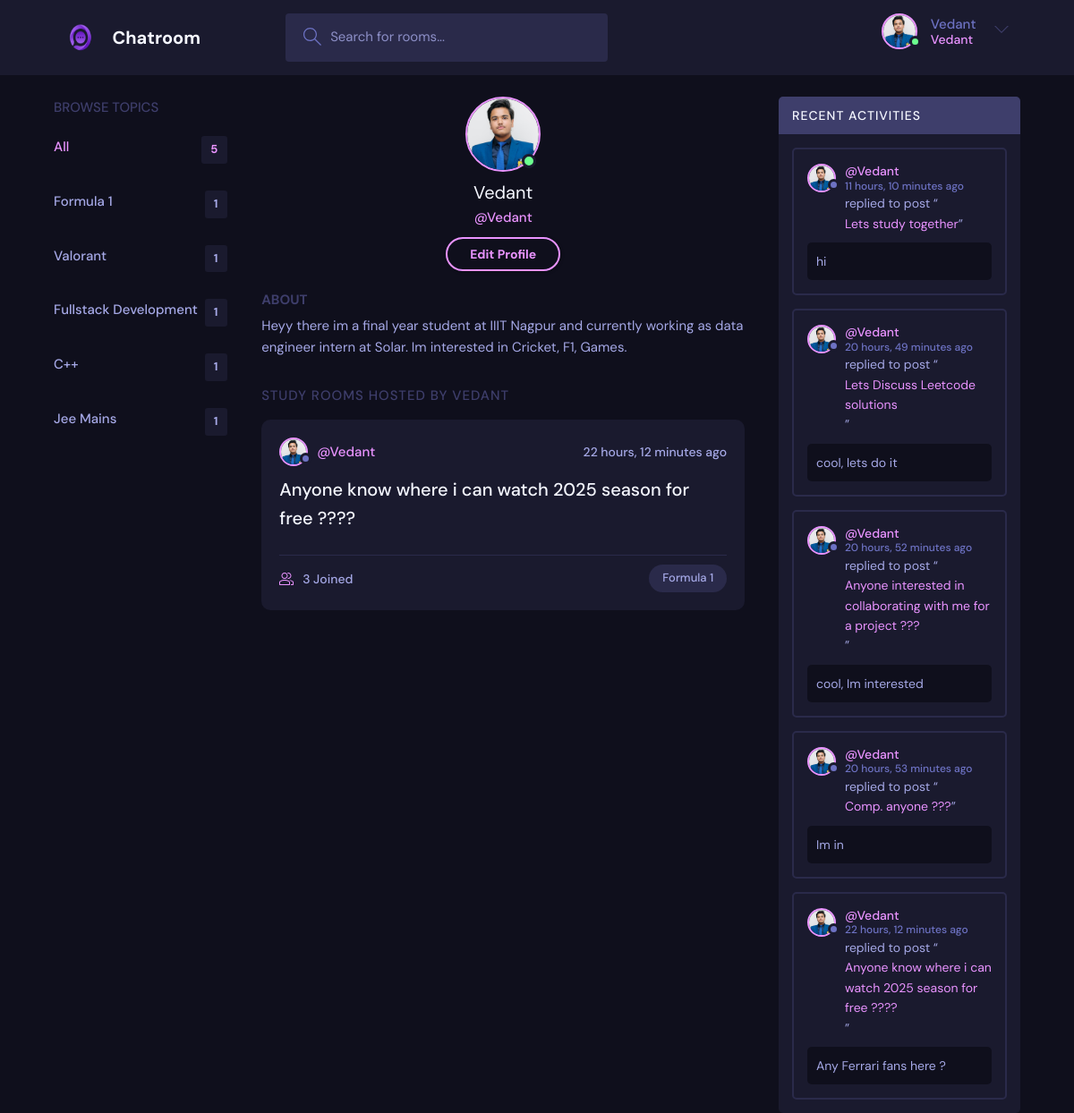
The page /profile/1/ (signed in) on the database its author committed.
### base/models.py (models this page shows, shortened)
class User(AbstractUser):
    name=models.CharField(max_length=200, null=True)
    email = models.EmailField(unique=True, null=True)
    bio = models.TextField(null=True)
    avatar=models.ImageField(null=True, default="avatar.svg")
    USERNAME_FIELD='email'
    REQUIRED_FIELDS=[]

class Topic(models.Model):
    name = models.CharField(max_length=200)

class Room(models.Model):
    host = models.ForeignKey(User, on_delete=models.SET_NULL, null=True)
    topic = models.ForeignKey(Topic, on_delete=models.SET_NULL, null=True)
    name = models.CharField(max_length=255)
    description = models.TextField(null=True, blank=True)
    participants = models.ManyToManyField(User, related_name='participants', blank=True)
    updated = models.DateTimeField(auto_now=True)
    created = models.DateTimeField(auto_now_add=True)
    class Meta:
        ordering = ['-updated', '-created']
    def __str__(self):
        return self.name

class Messages(models.Model):
    room = models.ForeignKey(Room, on_delete=models.CASCADE)
    user = models.ForeignKey(User, on_delete=models.CASCADE)
    message = models.TextField()
    updated = models.DateTimeField(auto_now=True)
    created = models.DateTimeField(auto_now_add=True)
    class Meta:
        ordering = ['-updated', '-created']
    def __str__(self):
        return self.message[0:50]

### base/views.py (the view)
# urls.py: path('profile/<str:pk>/', views.userprofile, name="profile"),
@login_required(login_url='/login')
def userprofile(request, pk):
     user = User.objects.get(id=pk)
     rooms = user.room_set.all()
     room_messages = user.messages_set.all()
     topics = Topic.objects.all()
     context={'user': user, 'rooms': rooms, 'topics': topics , 'room_messages': room_messages}
     return render(request, 'base/profile.html', context)

### base/templates/base/profile.html
{% extends 'main.html' %}
{% block content %}
  <main class="profile-page layout layout--3">
    <div class="container">
      {% include 'base/topics_component.html' %}
      <div class="roomList">
        <div class="profile">
          <div class="profile__avatar">
            <div class="avatar avatar--large active">
              <img src="{{user.avatar.url}}" />
            </div>
          </div>
          <div class="profile__info">
            <h3>{{user.username}}</h3>
            <p>@{{user.username}}</p>
            {% if request.user == user %}
            <a href="{% url 'updateuser' %}" class="btn btn--main btn--pill">Edit Profile</a>
            {% endif %}
          </div>
          <div class="profile__about">
            <h3>About</h3>
            <p>
              {{user.bio}}
            </p>
          </div>
        </div>
        <div class="roomList__header">
          <div>
            <h2>Study Rooms Hosted by </a>{{user.username}}
            </h2>
          </div>
        </div>
        {% include 'base/feed_component.html' %}
      </div>
      {% include 'base/activity_component.html' %}
    </div>
  </main>
{% endblock content %}

### templates/main.html (shortened to what this page needs)
<!DOCTYPE html>
{% load static %}
<html lang="en">
  <head>
    <link rel="stylesheet" href="{% static 'styles/style.css' %}" />
  </head>
  <body>
    {%include 'navbar.html'%}
    {%block content%}
    {% endblock %}
  </body>
</html>

### templates/navbar.html (shortened to what this page needs)
{% load static %}
<header class="header header--loggedIn">
    <div class="container">
      <a href="{% url 'home' %}" class="header__logo">
        <img src="{% static 'images/logo.png' %}" />
        <h1>Chatroom</h1>
      </a>
      <form class="header__search" method="GET" action="{% url 'home' %}">
        <label>
          <input name="q" placeholder="Search for rooms..." />
        </label>
      </form>
      <nav class="header__menu">
        {% if request.user.is_authenticated %}
        <div class="header__user">
          <a href="{% url 'profile' user.id %}">
            <div class="avatar avatar--medium active">
              <img src="{{request.user.avatar.url}}" />
            </div>
            <p>{{ request.user.username }} <span>{{ request.user.username }}</span></p>
          </a>
          <button class="dropdown-button">
            <svg version="1.1" xmlns="http://www.w3.org/2000/svg" width="32" height="32" viewBox="0 0 32 32">
              <title>chevron-down</title>
              <path d="M16 21l-13-13h-3l16 16 16-16h-3l-13 13z"></path>
            </svg>
          </button>
        </div>
        {% else %}
        <a href="{% url 'login' %}">
          <img src="{% static 'images/avatar.svg' %}" />
          <p>Login</p>
        </a>
        {% endif %}
      </nav>
    </div>
  </header>

### base/templates/base/topics_component.html
<div class="topics">
    <div class="topics__header">
      <h2>Browse Topics</h2>
    </div>
    <ul class="topics__list">
      <li>
        <a href="{% url 'home' %}" class="active">All <span>{{topics.count}}</span></a>
      </li>
      {% for topic in topics %}
      <li>
        <a href="{% url 'home' %}?q={{topic.name}}">{{topic.name}} <span>{{topic.room_set.all.count}}</span></a>
      </li>
      {% endfor %}
    </ul>
  </div>

### base/templates/base/feed_component.html (shortened to what this page needs)
{% for room in rooms %}
<div class="roomListRoom">
    <div class="roomListRoom__header">
      <a href="{% url 'profile' room.host.id %}" class="roomListRoom__author">
        <div class="avatar avatar--small">
          <img src="{{room.host.avatar.url}}" />
        </div>
        <span>@{{room.host.username}}</span>
      </a>
      <div class="roomListRoom__actions">
        <span>{{room.created|timesince}} ago</span>
      </div>
    </div>
    <div class="roomListRoom__content">
      <a href="{% url 'room' room.id %}">{{room.name}}</a>
    </div>
    <div class="roomListRoom__meta">
      <a href="{% url 'room' room.id %}" class="roomListRoom__joined">
        {{room.participants.all.count}} Joined
      </a>
      <p class="roomListRoom__topic">{{room.topic.name}}</p>
    </div>
  </div>
{% endfor %}

### base/templates/base/activity_component.html
<div class="activities">
    <div class="activities__header">
      <h2>Recent Activities</h2>
    </div>
    {% for message in room_messages %}
        <div class="activities__box">
        <div class="activities__boxHeader roomListRoom__header">
            <a href="{% url 'profile' message.user.id %}" class="roomListRoom__author">
            <div class="avatar avatar--small">
                <img src="{{message.user.avatar.url}}" />
            </div>
            <p>
                @{{message.user.username}}
                <span>{{message.created|timesince}} ago</span>
            </p>
            </a>
        </div>
        <div class="activities__boxContent">
            <p>replied to post “<a href="{% url 'room' message.room.id %}">{{message.room}}</a>”</p>
            <div class="activities__boxRoomContent">
                {{message}}
            </div>
        </div>
        </div>
    {% endfor %}
  </div>

### rows shown on the page
User: user.avatar (picture), user.username "Vedant", avatar (picture), username "Vedant", bio "Heyy there im a final year student at IIIT Nagpur and currently working as data engineer intern at Solar. Im interested in Cricket, F1, Games.", username "VEDANT"
Topic: name "Formula 1", room_set.all.count "1"
Topic: name "Valorant", room_set.all.count "1"
Topic: name "Fullstack Development", room_set.all.count "1"
Topic: name "C++", room_set.all.count "1"
Topic: name "Jee Mains", room_set.all.count "1"
Room: host.avatar (picture), host.username "Vedant", created "22 hours, 12 minutes", name "Anyone know where i can watch 2025 season for free ????", participants.all.count "3", topic.name "Formula 1"
Messages: user.avatar (picture), user.username "Vedant", created "11 hours, 10 minutes", room "Lets study together", message "hi"
Messages: user.avatar (picture), user.username "Vedant", created "20 hours, 49 minutes", room "Lets Discuss Leetcode solutions", message "cool, lets do it"
Messages: user.avatar (picture), user.username "Vedant", created "20 hours, 52 minutes", room "Anyone interested in collaborating with me for a project ???", message "cool, Im interested"
Messages: user.avatar (picture), user.username "Vedant", created "20 hours, 53 minutes", room "Comp. anyone ???", message "Im in"
Messages: user.avatar (picture), user.username "Vedant", created "22 hours, 12 minutes", room "Anyone know where i can watch 2025 season for free ????", message "Any Ferrari fans here ?"

### other values the page prints
{{ topics.count }} "5"
